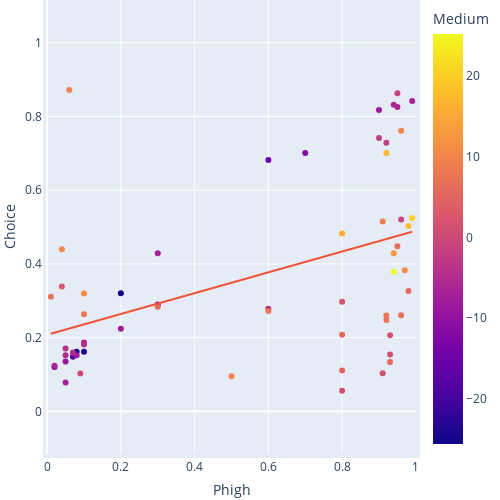

The notebook cell saved with this chart:
### Code cell
# Create scatter plot
df_llm_agg = df_llm.groupby(['Problem', 'Phigh', 'Medium'])['Choice'].mean().reset_index()
fig = px.scatter(df_llm_agg, x='Phigh', y='Choice', color='Medium', trendline="ols",)

# Define axis range to match both axes
axis_min = min(df_llm_agg["Phigh"].min(), df_llm_agg["Choice"].min())
axis_max = max(df_llm_agg["Phigh"].max(), df_llm_agg["Choice"].max())

# Update layout to force square aspect ratio
fig.update_layout(
    autosize=False,
    width=500,
    height=500,
    margin=dict(l=0, r=0, b=0, t=0, pad=4),
    xaxis=dict(
        scaleanchor="y",
        scaleratio=1,
        range=[axis_min, axis_max]  # Ensuring same range
    ),
    yaxis=dict(
        scaleanchor="x",
        scaleratio=1,
        range=[axis_min, axis_max]  # Ensuring same range
    )
)

# Show figure
fig.show()
results = px.get_trendline_results(fig)
print(results['px_fit_results'].values[0].summary())

### Figure 1 — Plotly figure (JSON) as saved in the notebook; plotly's stock layout.template omitted (floating-point values rounded to 4 significant figures)
{"data": [{"hovertemplate": "Phigh=%{x}<br>Choice=%{y}<br>Medium=%{marker.color}<extra></extra>", "legendgroup": "", "marker": {"color": [-0.3, -1.0, -12.2, -25.6, -1.9, -6.4, -11.7, -6.0, -6.1, -1.8, -12.1, -6.4, -9.4, -15.5, -25.4, -18.7, -23.8, -8.1, -8.4, -4.5, -4.6, 8.7, 5.6, -7.5, -6.4, -4.9, 1.2, 4.6, 7.0, 1.4, 6.4, 5.6, 6.8, -4.1, 2.2, -7.9, 1.3, -5.1, -6.9, 5.9, 15.5, 17.1, 9.2, 9.9, 2.2, 8.0, 10.6, 18.1, 9.9, 2.8, 12.8, 0.5, 11.5, 7.0, 11.0, 25.2, 7.9, 20.7, 6.0, 7.7], "coloraxis": "coloraxis", "symbol": "circle"}, "mode": "markers", "name": "", "orientation": "v", "showlegend": false, "type": "scatter", "x": [0.96, 0.95, 0.3, 0.2, 0.9, 0.99, 0.7, 0.1, 0.95, 0.92, 0.02, 0.94, 0.05, 0.6, 0.08, 0.07, 0.1, 0.2, 0.9, 0.6, 0.1, 0.91, 0.8, 0.05, 0.02, 0.05, 0.93, 0.8, 0.92, 0.91, 0.95, 0.93, 0.96, 0.05, 0.93, 0.08, 0.8, 0.07, 0.3, 0.98, 0.8, 0.92, 0.06, 0.96, 0.8, 0.1, 0.04, 0.98, 0.5, 0.04, 0.94, 0.09, 0.1, 0.01, 0.97, 0.94, 0.6, 0.99, 0.3, 0.92], "xaxis": "x", "y": [0.5205, 0.863, 0.29, 0.32, 0.7415, 0.8415, 0.7005, 0.1865, 0.8255, 0.7285, 0.1205, 0.8315, 0.1355, 0.682, 0.162, 0.148, 0.1615, 0.224, 0.817, 0.278, 0.1815, 0.515, 0.208, 0.0785, 0.124, 0.1525, 0.1545, 0.1105, 0.2475, 0.1035, 0.448, 0.134, 0.2605, 0.1705, 0.2065, 0.1525, 0.056, 0.1595, 0.429, 0.3265, 0.4825, 0.7005, 0.8715, 0.761, 0.297, 0.2635, 0.4395, 0.5025, 0.095, 0.3385, 0.4285, 0.1025, 0.3195, 0.311, 0.3825, 0.3785, 0.2725, 0.5245, 0.2835, 0.26], "yaxis": "y"}, {"hovertemplate": "<b>OLS trendline</b><br>Choice = 0.282178 * Phigh + 0.207699<br>R<sup>2</sup>=0.213810<br><br>Phigh=%{x}<br>Choice=%{y} <b>(trend)</b><extra></extra>", "legendgroup": "", "marker": {"symbol": "circle"}, "mode": "lines", "name": "", "showlegend": false, "type": "scatter", "x": [0.01, 0.02, 0.02, 0.04, 0.04, 0.05, 0.05, 0.05, 0.05, 0.06, 0.07, 0.07, 0.08, 0.08, 0.09, 0.1, 0.1, 0.1, 0.1, 0.1, 0.2, 0.2, 0.3, 0.3, 0.3, 0.5, 0.6, 0.6, 0.6, 0.7, 0.8, 0.8, 0.8, 0.8, 0.8, 0.9, 0.9, 0.91, 0.91, 0.92, 0.92, 0.92, 0.92, 0.93, 0.93, 0.93, 0.94, 0.94, 0.94, 0.95, 0.95, 0.95, 0.96, 0.96, 0.96, 0.97, 0.98, 0.98, 0.99, 0.99], "xaxis": "x", "y": [0.2105, 0.2133, 0.2133, 0.219, 0.219, 0.2218, 0.2218, 0.2218, 0.2218, 0.2246, 0.2275, 0.2275, 0.2303, 0.2303, 0.2331, 0.2359, 0.2359, 0.2359, 0.2359, 0.2359, 0.2641, 0.2641, 0.2924, 0.2924, 0.2924, 0.3488, 0.377, 0.377, 0.377, 0.4052, 0.4334, 0.4334, 0.4334, 0.4334, 0.4334, 0.4617, 0.4617, 0.4645, 0.4645, 0.4673, 0.4673, 0.4673, 0.4673, 0.4701, 0.4701, 0.4701, 0.4729, 0.4729, 0.4729, 0.4758, 0.4758, 0.4758, 0.4786, 0.4786, 0.4786, 0.4814, 0.4842, 0.4842, 0.4871, 0.4871], "yaxis": "y"}], "layout": {"autosize": false, "coloraxis": {"colorbar": {"title": {"text": "Medium"}}, "colorscale": [[0, "#0d0887"], [0.1111, "#46039f"], [0.2222, "#7201a8"], [0.3333, "#9c179e"], [0.4444, "#bd3786"], [0.5556, "#d8576b"], [0.6667, "#ed7953"], [0.7778, "#fb9f3a"], [0.8889, "#fdca26"], [1, "#f0f921"]]}, "height": 500, "legend": {"tracegroupgap": 0}, "margin": {"b": 0, "l": 0, "pad": 4, "r": 0, "t": 0}, "width": 500, "xaxis": {"anchor": "y", "domain": [0, 1], "range": [0.01, 0.99], "scaleanchor": "y", "scaleratio": 1, "title": {"text": "Phigh"}}, "yaxis": {"anchor": "x", "domain": [0, 1], "range": [0.01, 0.99], "scaleanchor": "x", "scaleratio": 1, "title": {"text": "Choice"}}}}
